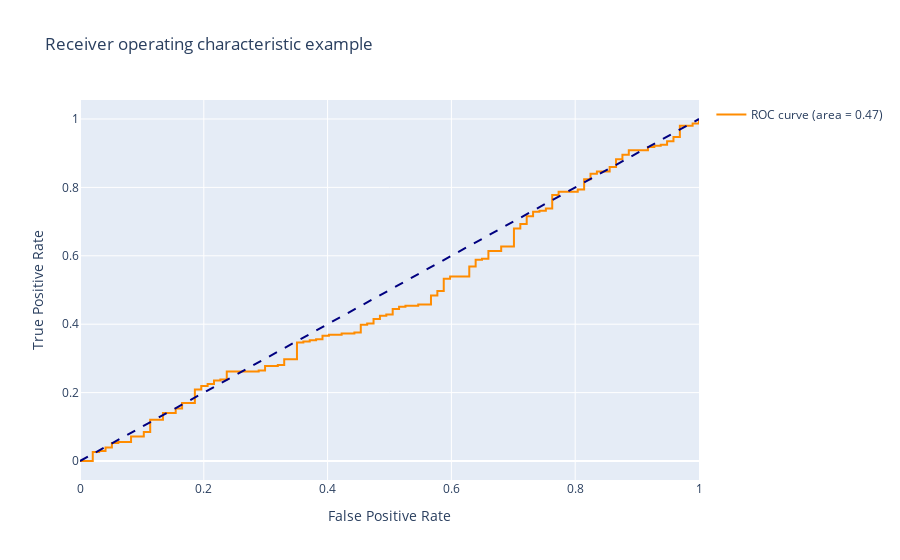

Notebook code for this chart:
### Code cell
random_predict = np.random.uniform(-1,0,length)
mpl.plotRoc(ty_test.numpy(), random_predict)

### Figure 1 — Plotly figure (JSON) as saved in the notebook; plotly's stock layout.template omitted (floating-point values rounded to 4 significant figures; data arrays with more than 128 entries replaced by an {"elided": "..."} marker saying what was removed)
{"data": [{"line": {"color": "darkorange", "width": 2}, "mode": "lines", "name": "ROC curve (area = 0.47)", "type": "scatter", "x": {"elided": "144 float values"}, "y": {"elided": "144 float values"}}, {"line": {"color": "navy", "dash": "dash", "width": 2}, "mode": "lines", "showlegend": false, "type": "scatter", "x": [0, 1], "y": [0, 1]}], "layout": {"title": {"text": "Receiver operating characteristic example"}, "xaxis": {"title": {"text": "False Positive Rate"}}, "yaxis": {"title": {"text": "True Positive Rate"}}}}
